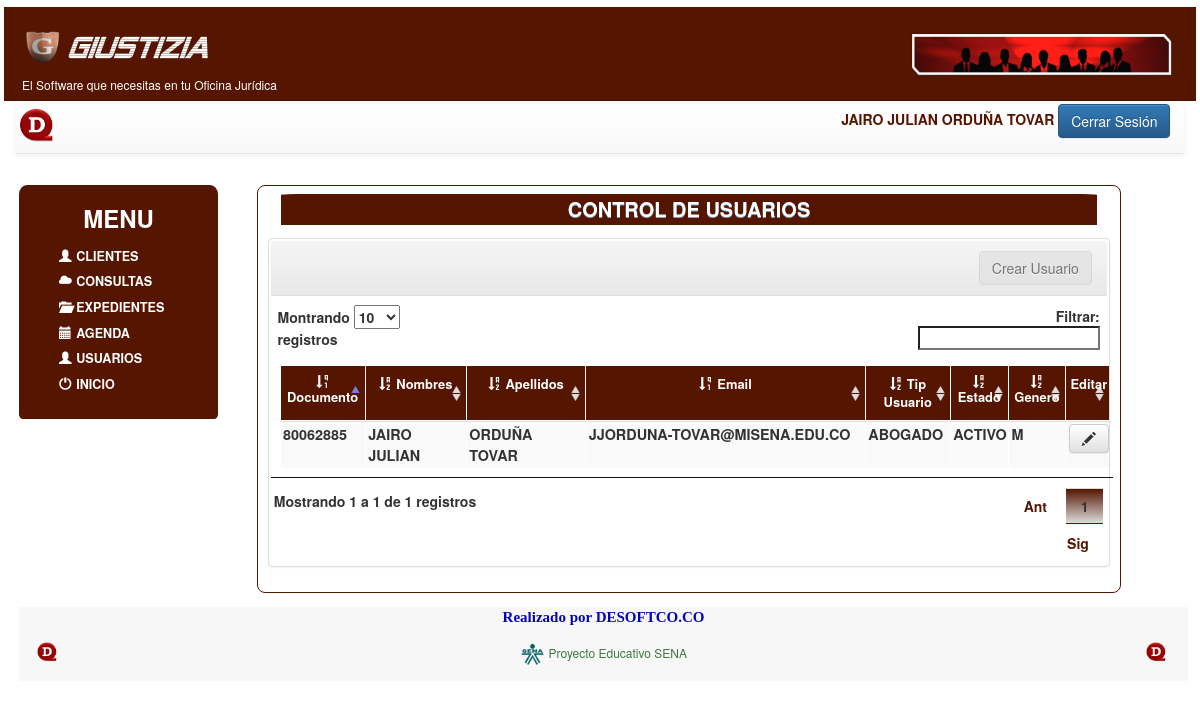
The app's page /vistas/frm_ListaUsuarios.php (signed in) with its own data.
### tables this page shows
CREATE TABLE `tbl_usuarios` (
  `usu_Documento` int(11) NOT NULL,
  `usu_Nombres` varchar(60) NOT NULL,
  `usu_Apellidos` varchar(60) DEFAULT NULL,
  `usu_Email` varchar(90) NOT NULL,
  `usu_FechaNacimiento` date DEFAULT NULL,
  `usu_Consultorio` int(11) NOT NULL,
  `usu_Clave` varchar(100) DEFAULT NULL,
  `usu_Celular` varchar(20) DEFAULT NULL COMMENT 'Uno\nDos\nTres\nCuatro\nCinco\nSeis',
  `usu_Telefono` varchar(15) DEFAULT NULL,
  `usu_Genero` varchar(1) DEFAULT NULL COMMENT 'M\nF',
  `usu_Direccion` varchar(150) DEFAULT NULL COMMENT 'Casado\nSoltero\nSeparado\nViudo\nUnion Libre',
  `usu_Logo` varchar(250) DEFAULT NULL,
  `usu_TipoDoc` int(11) NOT NULL,
  `usu_Estrato` int(11) DEFAULT NULL,
  `usu_tipusu` int(11) NOT NULL,
  `usu_Estado` int(11) NOT NULL,
  `usu_Municipio` varchar(5) NOT NULL,
  `usu_Especialidad` int(11) DEFAULT NULL
);

CREATE TABLE `tbl_tipousuario` (
  `tipu_Id` int(11) NOT NULL,
  `tipu_TipoUsuario` varchar(25) NOT NULL
);

CREATE TABLE `tbl_estados` (
  `estado_Id` int(11) NOT NULL,
  `estado_Estado` varchar(10) NOT NULL
);

### model/usuariosModel.php (called while the page is built, shortened)
<?php
	class usuariosModel
	{
		function getUnUsuario($conexion)
		{
			$ususesion=$_SESSION['s_usuario'];
			$html = array();
			$sql = "SELECT A.usu_TipoDoc, A.usu_Documento, A.usu_Nombres, A.usu_Apellidos, A.usu_Email, A.usu_Genero, A.usu_Logo, B.tipu_TipoUsuario, C.Estado_Estado FROM tbl_usuarios A, tbl_tipousuario B, tbl_estados C WHERE (A.usu_tipusu=B.tipu_Id) AND (A.usu_Estado=C.estado_Id) AND  (tipu_Id<>3) AND (A.usu_Documento='$ususesion')";
			$qry = $conexion->query($sql);
			while ($cursor = $qry->fetch_assoc())
			{
				array_push($html,$cursor);
			}
			return $html;
		}
	}
?>

### vistas/frm_ListaUsuarios.php (the view, shortened to what this page needs)
<?php
	$tipousuario=$_SESSION['s_tipusu'];
	include('nav.php');
	include('menu.php');
	include_once('../model/usuariosModel.php');
	$obj_model = new usuariosModel();
	$data = $obj_model -> getUsuarios($conexion);
	$undata = $obj_model-> getUnUsuario($conexion);
?>
	<article class="col-xs-12  col-sm-8 col-md-9 col-lg-9">
		<div class="ibody1 col-xs-12  col-sm-12 col-md-12 col-lg-12">
			<div  align='center' class="jumbotron">
			<h8  align='center'><b>CONTROL DE USUARIOS</b></h8>
			</div>
			<div >
				<form name="fUsuarios" id="fUsuarios">
					<div class="row">
						<div class="table-responsive">
						<div class="panel panel-default">
								<div class="panel-heading" align="right">
									<?php
										if ($tipousuario=='1'){
											echo '<input type="button" class="btn btn-primary" value="Crear Usuario" id="btn_crearusaurio" >';
										     }
										else{
										     echo '<input type="button" class="btn btn-default" value="Crear Usuario" disabled="disabled" >';
										    } ?>
								</div>
							<table id="tbl_listausuarios" class="table table-striped">
								<thead>
									<td align="center"><span class="glyphicon glyphicon-sort-by-order-alt"></span><b> Documento</b></td>
									<td align="center"><span class="glyphicon glyphicon-sort-by-alphabet"></span><b> Nombres</b></d>
									<td align="center"><span class="glyphicon glyphicon-sort-by-alphabet"></span><b> Apellidos</b></d>
									<td align="center"><span class="glyphicon glyphicon-sort-by-order-alt"></span><b> Email</b></d>
									<td align="center"><span class="glyphicon glyphicon-sort-by-alphabet"></span><b> Tip Usuario</b></d>
									<td align="center"><span class="glyphicon glyphicon-sort-by-alphabet"></span><b> Estado</b></d>
									<td align="center"><span class="glyphicon glyphicon-sort-by-alphabet"></span><b> Genero</b></d>
									<td align="center"><b> Editar</b></d>
								</thead>
								<tbody class="tablacontenido" align='center'>
							            <?php
										if ($tipousuario=='1'){
											foreach ($data as $usuario)
											{
												print "<tr>";
												print "<th align='center'>".$usuario["usu_Documento"]."</th>";
												print "<th >".$usuario["usu_Nombres"]."</th>";
												print "<th>".$usuario["usu_Apellidos"]."</th>";
												print "<th align='center'>".$usuario["usu_Email"]."</th>";
												print "<th align='center'>".$usuario["tipu_TipoUsuario"]."</th>";
												print "<th align='center'>".$usuario["Estado_Estado"]."</th>";
												print "<th align='center'>".$usuario["usu_Genero"]."</th>";
										        echo '<td align="center"><button class="btn btn-default" type="button" aria-hidden="true" onclick="'."location.href='flk_Usuarios.php?Documento=".$usuario['usu_Documento'].";'".'">'."
														<span class='glyphicon  glyphicon-pencil'></span>
													</button></td>";
												print "</tr>";
											}
										}
										else{
											foreach ($undata as $usuario)
											{
												print "<tr>";
												print "<th align='center'>".$usuario["usu_Documento"]."</th>";
												print "<th >".$usuario["usu_Nombres"]."</th>";
												print "<th>".$usuario["usu_Apellidos"]."</th>";
												print "<th align='center'>".$usuario["usu_Email"]."</th>";
												print "<th align='center'>".$usuario["tipu_TipoUsuario"]."</th>";
												print "<th align='center'>".$usuario["Estado_Estado"]."</th>";
												print "<th align='center'>".$usuario["usu_Genero"]."</th>";
										        echo '<td align="center"><button class="btn btn-default" type="button" aria-hidden="true" onclick="'."location.href='flk_UsuariosU.php?Documento=".$usuario['usu_Documento'].";'".'">'."
														<span class='glyphicon  glyphicon-pencil'></span>
													</button></td>";
												print "</tr>";
											}
										}
										?>
								</tbody>
							</table>
					</div>
				</form>
			</div>
		</div>
	</article>
	</section>
	</div>
<?php
		include('footer.php');
 ?>

### css/miestilo.css (style rules this page uses)
* { margin: 0.3%; padding: 0%; }
article { margin-right: 1%; margin-left: 1%; }
table { border: 1% solid #000549; border-radius: 1% 4% 0% 0%; margin: auto; padding: 1%; -webkit- border-radius: 1% 4% 0% 0%; -moz-border-radius: 1% 4% 0% 0%; }
table thead { background:#551500; color:#fff; }
table tr { font-size: 90%; }
table td { font-size: 90%; }
.ibody1 { background-color: #fff; border: 1px solid #551500; border-radius: 8px; width: 100%; margin: auto; -webkit-border-radius: 8px; -moz-border-radius: 8px; }
.jumbotron { background-color: #551500; border-radius: 3% 3% 0% 0%; margin:1% 1% 1% 1%; padding: 0.1%; -webkit- border-radius: 3% 3% 0% 0%; -moz-border-radius: 3% 3% 0% 0%; }
.jumbotron h8 { color: #fff; font-size: 20px; text-align: center; text-shadow: 0px 1px #77a5c7; }

### records on screen
tbl_usuarios: usu_Documento "80062885", usu_Nombres "JAIRO JULIAN", usu_Apellidos "ORDUÑA TOVAR", usu_Email "JJORDUNA-TOVAR@MISENA.EDU.CO", tbl_tipousuario.tipu_TipoUsuario "ABOGADO", usu_Estado.estado_Estado "ACTIVO", usu_Genero "M"

### other values on screen
$_SESSION['s_nombre'] "JAIRO JULIAN"
$_SESSION['s_apellido'] "ORDUÑA TOVAR"
